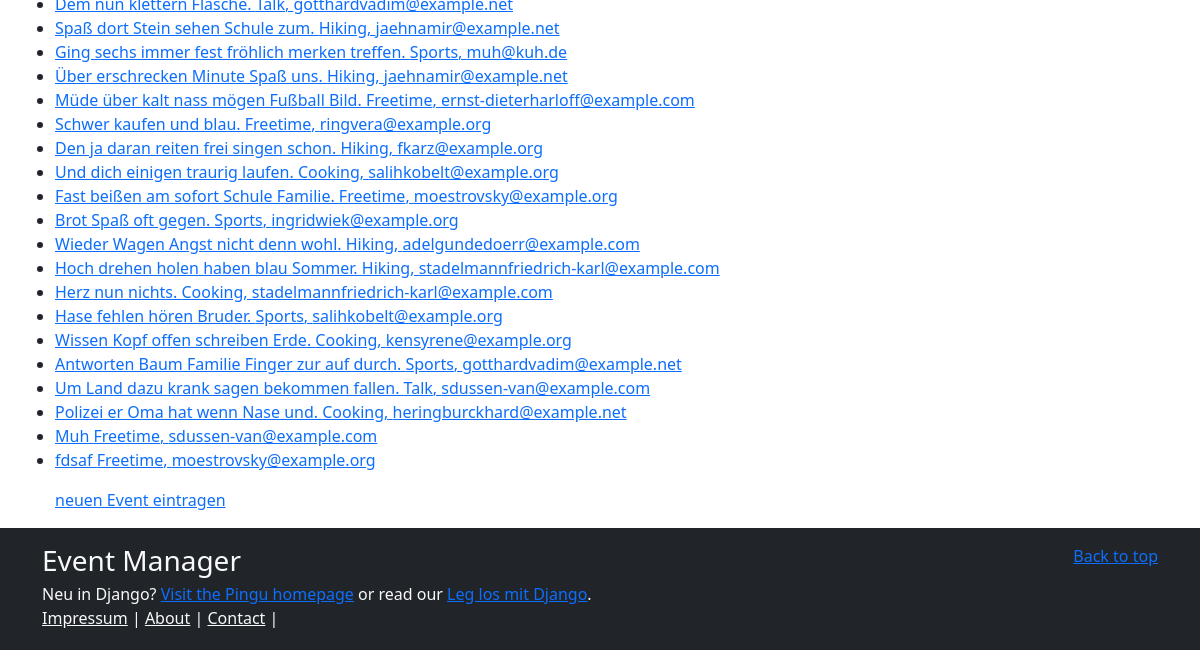
Page /events/ (signed in, lower part) on the earlier database version.
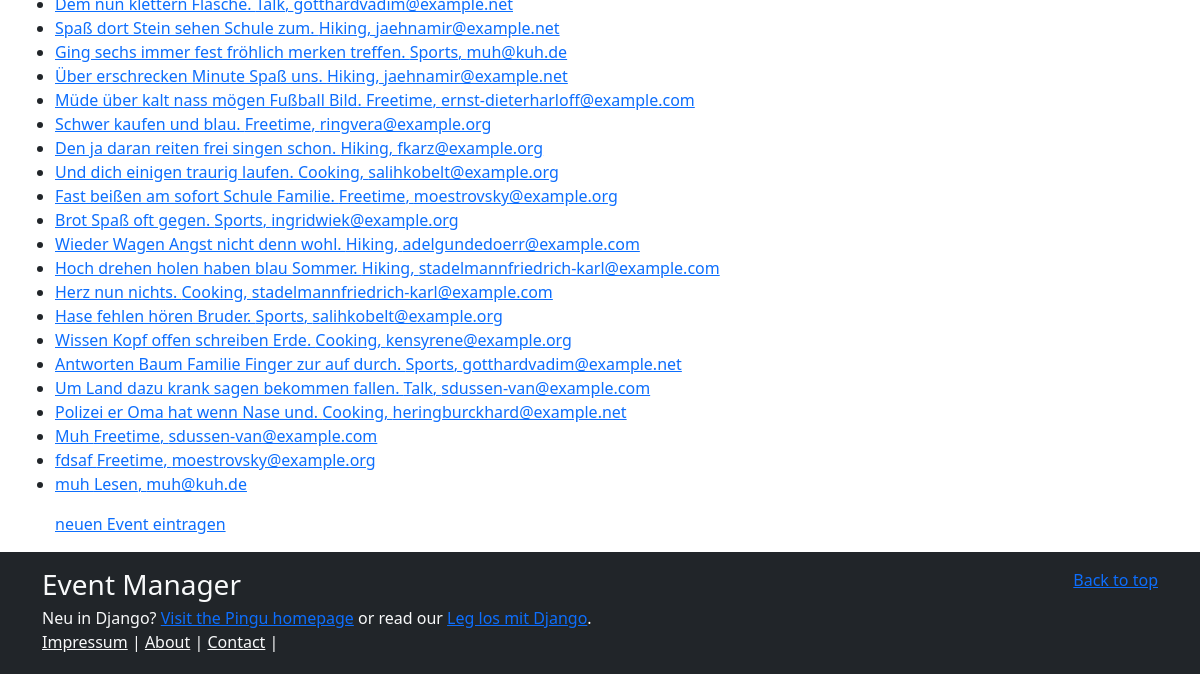
Same page on the later database version.
### events/models.py (models this page shows, shortened)
class DateMixin(models.Model):
    created_at = models.DateTimeField(auto_now_add=True)
    updated_at = models.DateTimeField(auto_now=True)
    class Meta:
        abstract = True

class Event(DateMixin):
    class Group(models.IntegerChoices):
        BIG = 10, "mittelgroße Gruppe"
        SMALL = 2, "sehr kleiner Gruppe"
        MEDIUM = 5, "kleine Gruppe"
        LARGE = 20, "sehr große Gruppe"
        UNLIMITED = 0, "ohne Limit"
    name = models.CharField(
        max_length=100,
        validators=[
            MinLengthValidator(3),
            MaxLengthValidator(100)
        ],
    )
    sub_title = models.CharField(
        max_length=100,
        null=True,
        blank=True)
    description = models.TextField(null=True, blank=True)
    is_active = models.BooleanField(default=True)  # Checkbox im Formular
    category = models.ForeignKey(
        Category,
        on_delete=models.CASCADE,
        related_name="events"
    )
    date = models.DateTimeField(validators=[datetime_in_future])
    min_group = models.IntegerField(choices=Group.choices)
    author = models.ForeignKey(
        User,
        on_delete=models.CASCADE,
        related_name="events"
    )
    objects = models.Manager()  # Event.objects.all()
    active_events = ActiveManager()  # Event.active_events.all()
    def __str__(self) -> str:
        return self.name
    def get_absolute_url(self):
        return reverse("events:event_detail", kwargs={"pk": self.pk})

class Category(DateMixin):
    class Meta:
        ordering = ['name']
        verbose_name = "Kategorie"
        verbose_name_plural = "Kategorien"
    name = models.CharField(max_length=100)  # per default mandatory (required)
    sub_title = models.CharField(
        max_length=100,
        null=True,
        blank=True
    )
    description = models.TextField(null=True, blank=True)  # optionales Feld
    def __str__(self) -> str:
        return self.name

### user/models.py (models this page shows)
class User(AbstractUser):
    address = models.CharField(max_length=250, blank=True, null=True)

### events/views.py (the view)
class EventListView(ListView):
    model = Event
    queryset = Event.objects.prefetch_related("category", "author").all()

### events/templates/events/event_list.html (shortened to what this page needs)
{% extends "base.html" %}
{% block content %}
<ul>
    {%  for event in object_list %}
    <li>
        <a href="{{event.get_absolute_url}}">
            {{event}} {{event.category}}, {{event.author.email}}
        </a>
    </li>
    {% endfor %}
</ul>
<p>
    <a href="{% url 'events:event_add' %}">neuen Event eintragen</a>
</p>
{% endblock %}

Differences in the rows shown:
added Event: name "muh", category "Lesen", author.email "muh@kuh.de"
